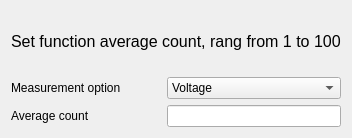
            <widget class="QWidget" name="tab_DMM7510_set_average_count">
             <attribute name="title">
              <string>Set average count</string>
             </attribute>
             <layout class="QFormLayout" name="formLayout_60">
              <item row="0" column="0" colspan="2">
               <widget class="QLabel" name="label_215">
                <property name="minimumSize">
                 <size>
                  <width>0</width>
                  <height>60</height>
                 </size>
                </property>
                <property name="font">
                 <font>
                  <family>Arial</family>
                  <pointsize>12</pointsize>
                  <weight>50</weight>
                  <italic>false</italic>
                  <bold>false</bold>
                 </font>
                </property>
                <property name="styleSheet">
                 <string notr="true">font: 12pt &quot;Arial&quot;;</string>
                </property>
                <property name="text">
                 <string>Set function average count, rang from 1 to 100</string>
                </property>
               </widget>
              </item>
              <item row="1" column="0">
               <widget class="QLabel" name="label_216">
                <property name="minimumSize">
                 <size>
                  <width>150</width>
                  <height>0</height>
                 </size>
                </property>
                <property name="maximumSize">
                 <size>
                  <width>200</width>
                  <height>16777215</height>
                 </size>
                </property>
                <property name="text">
                 <string>Measurement option</string>
                </property>
               </widget>
              </item>
              <item row="1" column="1">
               <widget class="QComboBox" name="comboBox_DMM7510_set_average_count_option">
                <property name="sizeAdjustPolicy">
                 <enum>QComboBox::AdjustToContentsOnFirstShow</enum>
                </property>
                <item>
                 <property name="text">
                  <string>Voltage</string>
                 </property>
                </item>
                <item>
                 <property name="text">
                  <string>Current</string>
                 </property>
                </item>
                <item>
                 <property name="text">
                  <string>Resistance</string>
                 </property>
                </item>
                <item>
                 <property name="text">
                  <string>Temperature</string>
                 </property>
                </item>
                <item>
                 <property name="text">
                  <string>Diode</string>
                 </property>
                </item>
                <item>
                 <property name="text">
                  <string>Frequency</string>
                 </property>
                </item>
                <item>
                 <property name="text">
                  <string>Capacitance</string>
                 </property>
                </item>
                <item>
                 <property name="text">
                  <string>Period</string>
                 </property>
                </item>
                <item>
                 <property name="text">
                  <string>Continuity</string>
                 </property>
                </item>
                <item>
                 <property name="text">
                  <string>Fresistance</string>
                 </property>
                </item>
                <item>
                 <property name="text">
                  <string>Voltage_Ratio</string>
                 </property>
                </item>
                <item>
                 <property name="text">
                  <string>Voltage_AC</string>
                 </property>
                </item>
                <item>
                 <property name="text">
                  <string>Current_AC</string>
                 </property>
                </item>
               </widget>
              </item>
              <item row="2" column="0">
               <widget class="QLabel" name="label_214">
                <property name="minimumSize">
                 <size>
                  <width>150</width>
                  <height>0</height>
                 </size>
                </property>
                <property name="maximumSize">
                 <size>
                  <width>200</width>
                  <height>16777215</height>
                 </size>
                </property>
                <property name="text">
                 <string>Average count</string>
                </property>
               </widget>
              </item>
              <item row="2" column="1">
               <widget class="QLineEdit" name="lineEdit_DMM7510_set_average_count_count"/>
              </item>
             </layout>
            </widget>
